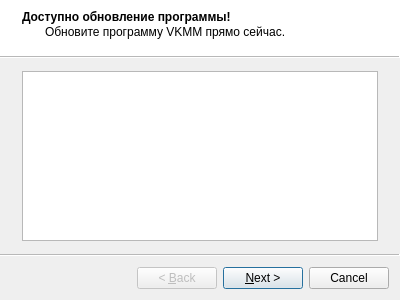
<?xml version="1.0" encoding="UTF-8"?>
<ui version="4.0">
 <class>wndUpdate</class>
 <widget class="QWizard" name="wndUpdate">
  <property name="windowModality">
   <enum>Qt::ApplicationModal</enum>
  </property>
  <property name="geometry">
   <rect>
    <x>0</x>
    <y>0</y>
    <width>400</width>
    <height>300</height>
   </rect>
  </property>
  <property name="windowTitle">
   <string>Обновление программы</string>
  </property>
  <property name="modal">
   <bool>true</bool>
  </property>
  <property name="wizardStyle">
   <enum>QWizard::ModernStyle</enum>
  </property>
  <widget class="QWizardPage" name="wizardPage1">
   <property name="title">
    <string>Доступно обновление программы!</string>
   </property>
   <property name="subTitle">
    <string>Обновите программу VKMM прямо сейчас.</string>
   </property>
   <attribute name="pageId">
    <string notr="true">1</string>
   </attribute>
   <layout class="QVBoxLayout" name="verticalLayout">
    <item>
     <widget class="QTextBrowser" name="txtNotes"/>
    </item>
   </layout>
  </widget>
  <widget class="QWizardPage" name="wizardPage2">
   <property name="title">
    <string>Загрузка файлов</string>
   </property>
   <property name="subTitle">
    <string>Программа установки загружает необходимые файлы</string>
   </property>
   <attribute name="pageId">
    <string notr="true">2</string>
   </attribute>
   <layout class="QVBoxLayout" name="verticalLayout_2">
    <item>
     <widget class="QLabel" name="label">
      <property name="text">
       <string>Пожалуйста, подождите...</string>
      </property>
      <property name="alignment">
       <set>Qt::AlignCenter</set>
      </property>
      <property name="margin">
       <number>10</number>
      </property>
     </widget>
    </item>
    <item>
     <widget class="QProgressBar" name="progressBar">
      <property name="value">
       <number>0</number>
      </property>
     </widget>
    </item>
    <item>
     <layout class="QFormLayout" name="formLayout">
      <item row="1" column="0">
       <widget class="QLabel" name="label_3">
        <property name="text">
         <string>Файл:</string>
        </property>
       </widget>
      </item>
      <item row="1" column="1">
       <widget class="QLabel" name="lblFile">
        <property name="text">
         <string>?</string>
        </property>
       </widget>
      </item>
      <item row="0" column="0">
       <widget class="QLabel" name="label_5">
        <property name="text">
         <string>Всего:</string>
        </property>
       </widget>
      </item>
      <item row="0" column="1">
       <widget class="QLabel" name="lblTotal">
        <property name="text">
         <string>?</string>
        </property>
       </widget>
      </item>
      <item row="2" column="0">
       <widget class="QLabel" name="label_7">
        <property name="text">
         <string>Сред. скорость:</string>
        </property>
       </widget>
      </item>
      <item row="2" column="1">
       <widget class="QLabel" name="lblSpeed">
        <property name="text">
         <string>?</string>
        </property>
       </widget>
      </item>
     </layout>
    </item>
    <item>
     <spacer name="verticalSpacer">
      <property name="orientation">
       <enum>Qt::Vertical</enum>
      </property>
      <property name="sizeHint" stdset="0">
       <size>
        <width>20</width>
        <height>105</height>
       </size>
      </property>
     </spacer>
    </item>
   </layout>
  </widget>
 </widget>
 <resources/>
 <connections/>
</ui>
